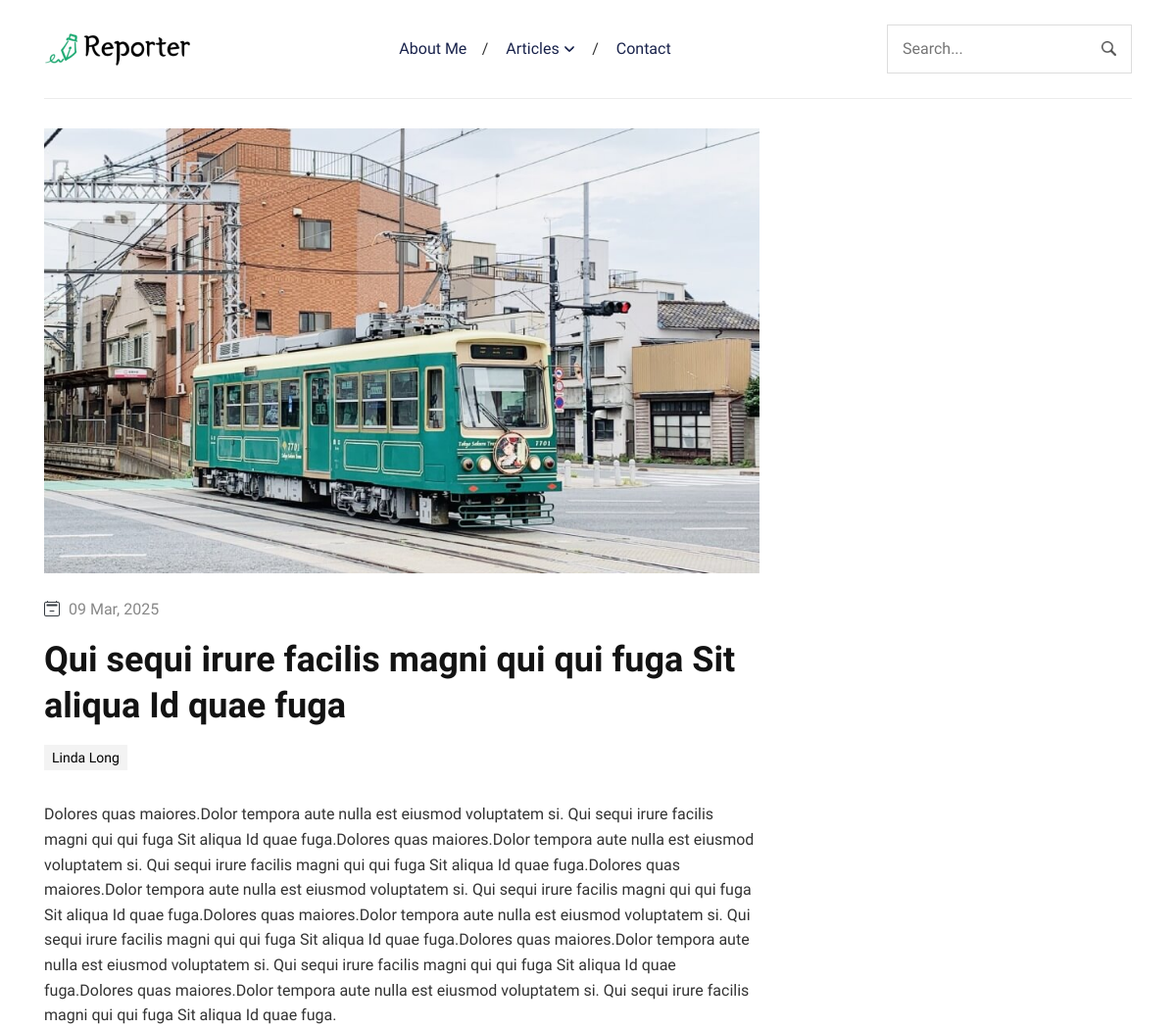
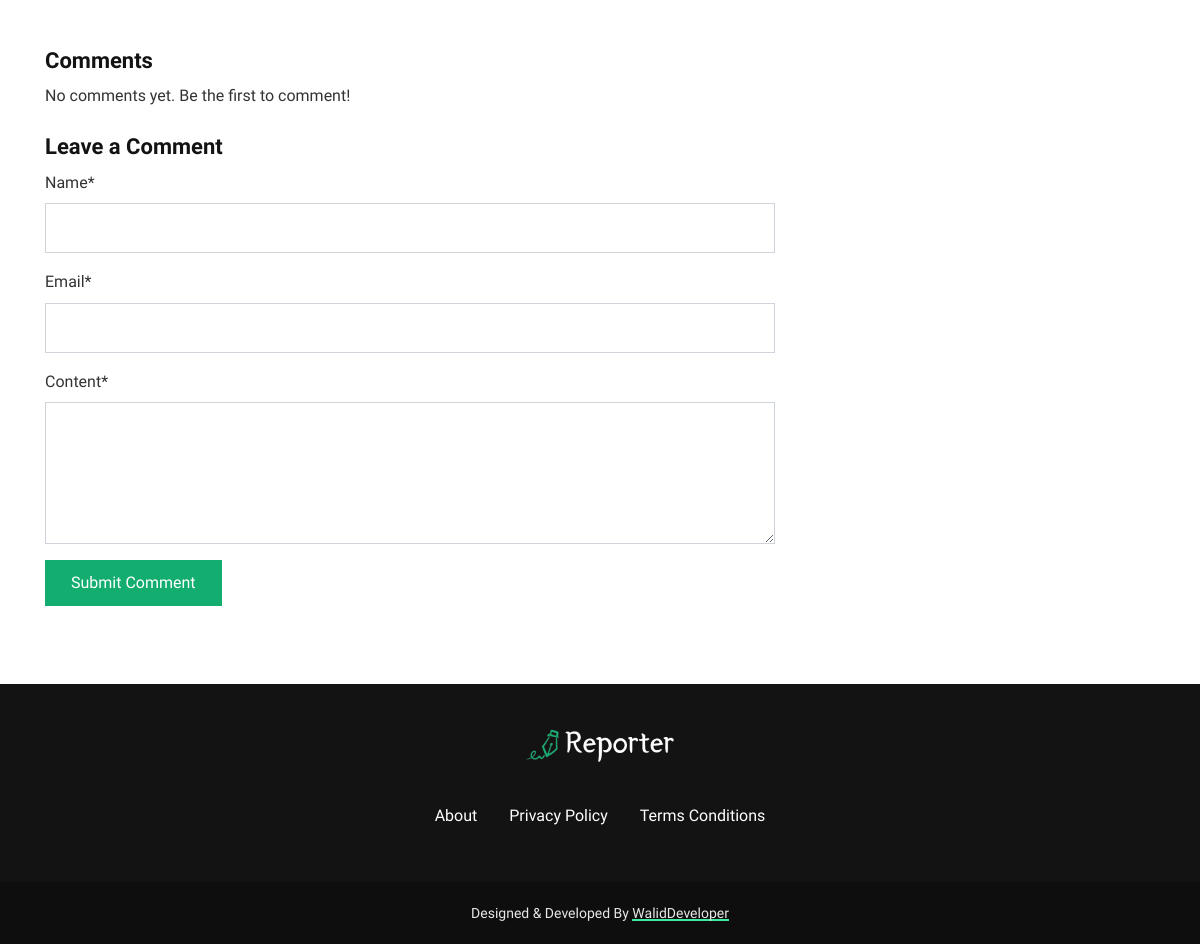
Page /article/qui-sequi-irure-facilis-magni-qui-qui-fuga-sit-ali/ on the committed database (2 pictures, top to bottom).
### Blog/models.py (models this page shows, shortened)
class Post(models.Model):
    title = models.CharField(max_length=200)
    slug = models.SlugField(null=False, blank=False, default="title-slug")
    content = RichTextField()
    excerpt = models.TextField(blank=True)
    featured_image = models.ImageField(upload_to='posts/', default='default_image.jpg')
    categories = models.ManyToManyField(Category, related_name='posts')
    tags = models.ManyToManyField(Tag, related_name='posts')
    author = models.ForeignKey(Author, on_delete=models.CASCADE, related_name='posts')
    published_date = models.DateTimeField(default=timezone.now)
    created_date = models.DateTimeField(auto_now_add=True, null=True)
    updated_date = models.DateTimeField(auto_now=True, null=True)
    is_featured = models.BooleanField(default=False)
    read_time = models.PositiveIntegerField(default=3, help_text='Estimated read time in minutes')
    class Meta:
        ordering = ['-published_date']

class Category(models.Model):
    name = models.CharField(max_length=100)
    slug = models.SlugField(unique=True)
    class Meta:
        verbose_name_plural = 'Categories'

### Blog/views.py (the view)
# urls.py: path('article/<slug:slug>/', PostDetailView.as_view(), name='post_detail'),
class PostDetailView(DetailView):
    model = Post
    template_name = 'blog/article.html'
    context_object_name = 'post'
    def get_context_data(self, **kwargs):
        context = super().get_context_data(**kwargs)
        context['recommended_posts'] = Post.objects.exclude(id=self.object.id).order_by('?')[:5]
        context['comment_form'] = CommentForm()
        return context
    def post(self, request, *args, **kwargs):
        self.object = self.get_object()
        form = CommentForm(request.POST)
        if form.is_valid():
            comment = form.save(commit=False)
            comment.post = self.object
            comment.save()
            messages.success(request, 'Your comment has been submitted and is awaiting approval.')
            return redirect('post_detail', slug=self.object.slug)
        context = self.get_context_data(object=self.object)
        context['comment_form'] = form
        return self.render_to_response(context)

### Blog/forms.py
class CommentForm(forms.ModelForm):
    class Meta:
        model = Comment
        fields = ('name', 'email', 'content')
        widgets = {
            'content': forms.Textarea(attrs={'rows': 5}),
        }
    def __init__(self, *args, **kwargs):
        super().__init__(*args, **kwargs)
        self.helper = FormHelper()
        self.helper.form_method = 'post'
        self.helper.add_input(Submit('submit', 'Submit Comment'))

### templates/Blog/article.html (shortened to what this page needs)
{% extends 'base.html' %}
{% load static %}
{% load crispy_forms_tags %}
{% block content %}
<section class="section">
  <div class="container">
    <div class="row">
      <div class="col-lg-8 mb-5 mb-lg-0">
        <article>
          <img loading="lazy" decoding="async" src="{{ post.featured_image.url }}" alt="{{ post.title }}" class="w-100">
          <ul class="post-meta mb-2 mt-4">
            <li>
               <span>{{ post.published_date|date:"d M, Y" }}</span>
            </li>
          </ul>
          <h1 class="my-3">{{ post.title }}</h1>
          <ul class="post-meta mb-4">
            {% for category in post.categories.all %}
            <li>
              <a href="{% url 'category' slug=category.slug %}">{{ category.name }}</a>
            </li>
            {% endfor %}
          </ul>
          <div class="content text-left">
            {{ post.content|safe }}
          </div>
        </article>
        <div class="mt-5">
          <h3>Comments</h3>
          {% for comment in post.comments.all %}
            {% if comment.approved %}
            <div class="card mb-3">
              <div class="card-body">
                <h5 class="card-title">{{ comment.name }}</h5>
                <h6 class="card-subtitle mb-2 text-muted">{{ comment.created_date|date:"d M, Y" }}</h6>
                <p class="card-text">{{ comment.content }}</p>
              </div>
            </div>
            {% endif %}
          {% empty %}
            <p>No comments yet. Be the first to comment!</p>
          {% endfor %}
          <h3 class="mt-4">Leave a Comment</h3>
          <form method="post">
            {{ comment_form|crispy }}
            <button type="submit" class="btn btn-primary">Submit Comment</button>
          </form>
        </div>
      </div>
    </div>
  </div>
</section>
{% endblock %}

### static/css/style.css (style rules this page uses)
body { line-height: 1.6; font-family: "Work Sans", sans-serif; -webkit-font-smoothing: antialiased; font-size: 16px; color: #333; }
p { font-weight: 400; color: #333; font-size: 16px; line-height: 1.6; font-family: "Work Sans", sans-serif; }
h1, h2, h3, h4, h5, h6, .h1, .h2, .h3, .h4, .h5, .h6 { color: #131313; font-family: "Neuton", serif; font-weight: 700; line-height: 1.3; }
h1, .h1 { font-size: 36px; }
h3, .h3 { font-size: 22px; }
.btn { font-family: "Work Sans", sans-serif; font-weight: 500; text-transform: capitalize; padding: 10px 25px; border-radius: 0; border: 1px solid; position: relative; z-index: 1; transition: 0.2s ease; }
.btn-primary { background: #13AE6F; color: #fff; border-color: #13AE6F; }
body { background-color: #fff; overflow-x: hidden; }
img { vertical-align: middle; border: 0; max-width: 100%; height: auto; }
a, a:hover, a:focus { text-decoration: none; }
a, button, select { cursor: pointer; transition: 0.2s ease; }
.section { padding-top: 30px; padding-bottom: 30px; }
.post-meta { padding-left: 0; }
.post-meta li { list-style-type: none; display: inline-block; color: #888; font-weight: 500; }
.post-meta li a { display: inline-block; background-color: rgba(19, 19, 19, 0.05); color: black; text-transform: capitalize; padding: 2px 8px; margin-bottom: 8px; margin-right: 2px; font-size: 14px; border-radius: 0; }
.post-meta li svg { display: inline-block; }
.content * { margin-bottom: 5px; }
.form-control { border-radius: 0; min-height: 50px; padding: 10px 15px; }

### rows in the picture
Post: featured_image (picture), published_date "09 Mar, 2025", title "Qui sequi irure facilis magni qui qui fuga Sit aliqua Id quae fuga", content "Dolores quas maiores.Dolor tempora aute nulla est eiusmod voluptatem si. Qui sequi irure facilis magni qui qui fuga Sit aliqua Id quae fuga.Dolores quas maiores.Dolor tempora aute nulla est eiusmod voluptatem si. Qui sequi irure facilis magni qui qui fuga Sit aliqua Id quae fuga.Dolores quas maiores.Dolor tempora aute nulla est eiusmod voluptatem si. Qui sequi irure facilis magni qui qui fuga Sit aliqua Id quae fuga.Dolores quas maiores.Dolor tempora aute nulla est eiusmod voluptatem si. Qui sequi irure facilis magni qui qui fuga Sit aliqua Id quae fuga.Dolores quas maiores.Dolor tempora aute nulla est eiusmod voluptatem si. Qui sequi irure facilis magni qui qui fuga Sit aliqua Id quae…"
Category: name "Linda Long"
